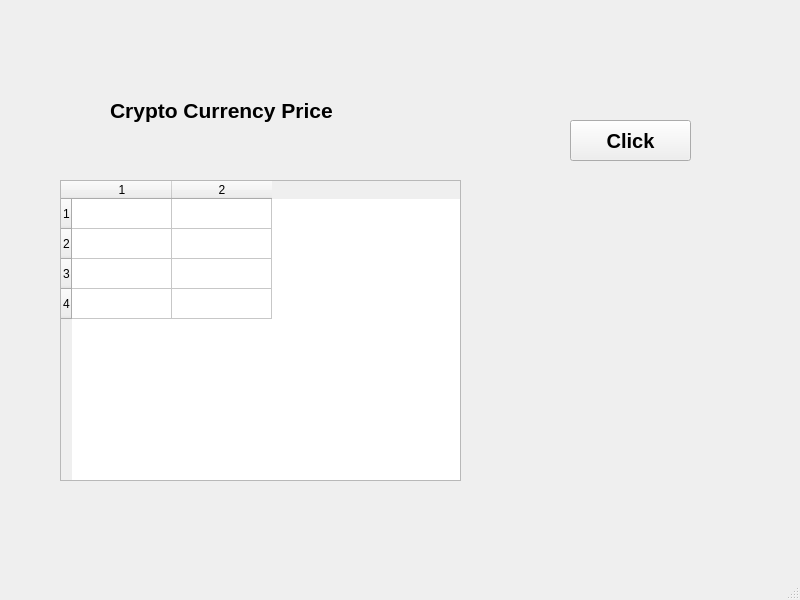
<?xml version="1.0" encoding="UTF-8"?>
<ui version="4.0">
 <class>mainWindow</class>
 <widget class="QMainWindow" name="mainWindow">
  <property name="geometry">
   <rect>
    <x>0</x>
    <y>0</y>
    <width>800</width>
    <height>600</height>
   </rect>
  </property>
  <property name="windowTitle">
   <string>코인 조회 프로그램</string>
  </property>
  <widget class="QWidget" name="centralwidget">
   <widget class="QLabel" name="label">
    <property name="geometry">
     <rect>
      <x>110</x>
      <y>60</y>
      <width>341</width>
      <height>101</height>
     </rect>
    </property>
    <property name="font">
     <font>
      <pointsize>16</pointsize>
      <weight>75</weight>
      <bold>true</bold>
     </font>
    </property>
    <property name="text">
     <string>Crypto Currency Price</string>
    </property>
   </widget>
   <widget class="QPushButton" name="pushButton">
    <property name="geometry">
     <rect>
      <x>570</x>
      <y>120</y>
      <width>121</width>
      <height>41</height>
     </rect>
    </property>
    <property name="font">
     <font>
      <pointsize>15</pointsize>
      <weight>75</weight>
      <bold>true</bold>
     </font>
    </property>
    <property name="text">
     <string>Click</string>
    </property>
   </widget>
   <widget class="QTableWidget" name="tableWidget">
    <property name="geometry">
     <rect>
      <x>60</x>
      <y>180</y>
      <width>401</width>
      <height>301</height>
     </rect>
    </property>
    <property name="rowCount">
     <number>4</number>
    </property>
    <property name="columnCount">
     <number>2</number>
    </property>
    <row/>
    <row/>
    <row/>
    <row/>
    <column/>
    <column/>
   </widget>
  </widget>
  <widget class="QMenuBar" name="menubar">
   <property name="geometry">
    <rect>
     <x>0</x>
     <y>0</y>
     <width>800</width>
     <height>26</height>
    </rect>
   </property>
  </widget>
  <widget class="QStatusBar" name="statusbar"/>
 </widget>
 <resources/>
 <connections/>
</ui>
